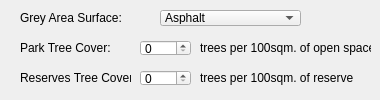
                 <widget class="QWidget" name="res_paramfield6_3" native="true">
                  <property name="sizePolicy">
                   <sizepolicy hsizetype="Preferred" vsizetype="Preferred">
                    <horstretch>0</horstretch>
                    <verstretch>0</verstretch>
                   </sizepolicy>
                  </property>
                  <property name="minimumSize">
                   <size>
                    <width>369</width>
                    <height>100</height>
                   </size>
                  </property>
                  <property name="maximumSize">
                   <size>
                    <width>16777215</width>
                    <height>16777215</height>
                   </size>
                  </property>
                  <widget class="QLabel" name="mc_opengrey_lbl">
                   <property name="geometry">
                    <rect>
                     <x>20</x>
                     <y>10</y>
                     <width>111</width>
                     <height>16</height>
                    </rect>
                   </property>
                   <property name="text">
                    <string>Grey Area Surface:</string>
                   </property>
                  </widget>
                  <widget class="QComboBox" name="mc_opengrey_combo">
                   <property name="geometry">
                    <rect>
                     <x>160</x>
                     <y>10</y>
                     <width>141</width>
                     <height>16</height>
                    </rect>
                   </property>
                   <item>
                    <property name="text">
                     <string>Asphalt</string>
                    </property>
                   </item>
                   <item>
                    <property name="text">
                     <string>Concrete</string>
                    </property>
                   </item>
                   <item>
                    <property name="text">
                     <string>Gravel/Compacted Dirt</string>
                    </property>
                   </item>
                  </widget>
                  <widget class="QLabel" name="mc_opentrees_lbl">
                   <property name="geometry">
                    <rect>
                     <x>20</x>
                     <y>40</y>
                     <width>111</width>
                     <height>16</height>
                    </rect>
                   </property>
                   <property name="text">
                    <string>Park Tree Cover:</string>
                   </property>
                  </widget>
                  <widget class="QSpinBox" name="mc_opentrees_spin">
                   <property name="geometry">
                    <rect>
                     <x>140</x>
                     <y>40</y>
                     <width>51</width>
                     <height>16</height>
                    </rect>
                   </property>
                   <property name="maximum">
                    <number>10</number>
                   </property>
                  </widget>
                  <widget class="QLabel" name="mc_opentrees_lbl2">
                   <property name="geometry">
                    <rect>
                     <x>200</x>
                     <y>40</y>
                     <width>171</width>
                     <height>16</height>
                    </rect>
                   </property>
                   <property name="text">
                    <string>trees per 100sqm. of open space</string>
                   </property>
                  </widget>
                  <widget class="QLabel" name="mc_reftrees_lbl">
                   <property name="geometry">
                    <rect>
                     <x>20</x>
                     <y>70</y>
                     <width>111</width>
                     <height>16</height>
                    </rect>
                   </property>
                   <property name="text">
                    <string>Reserves Tree Cover:</string>
                   </property>
                  </widget>
                  <widget class="QLabel" name="mc_reftrees_lbl2">
                   <property name="geometry">
                    <rect>
                     <x>200</x>
                     <y>70</y>
                     <width>171</width>
                     <height>16</height>
                    </rect>
                   </property>
                   <property name="text">
                    <string>trees per 100sqm. of reserve</string>
                   </property>
                  </widget>
                  <widget class="QSpinBox" name="mc_reftrees_spin">
                   <property name="geometry">
                    <rect>
                     <x>140</x>
                     <y>70</y>
                     <width>51</width>
                     <height>16</height>
                    </rect>
                   </property>
                   <property name="maximum">
                    <number>10</number>
                   </property>
                  </widget>
                 </widget>
